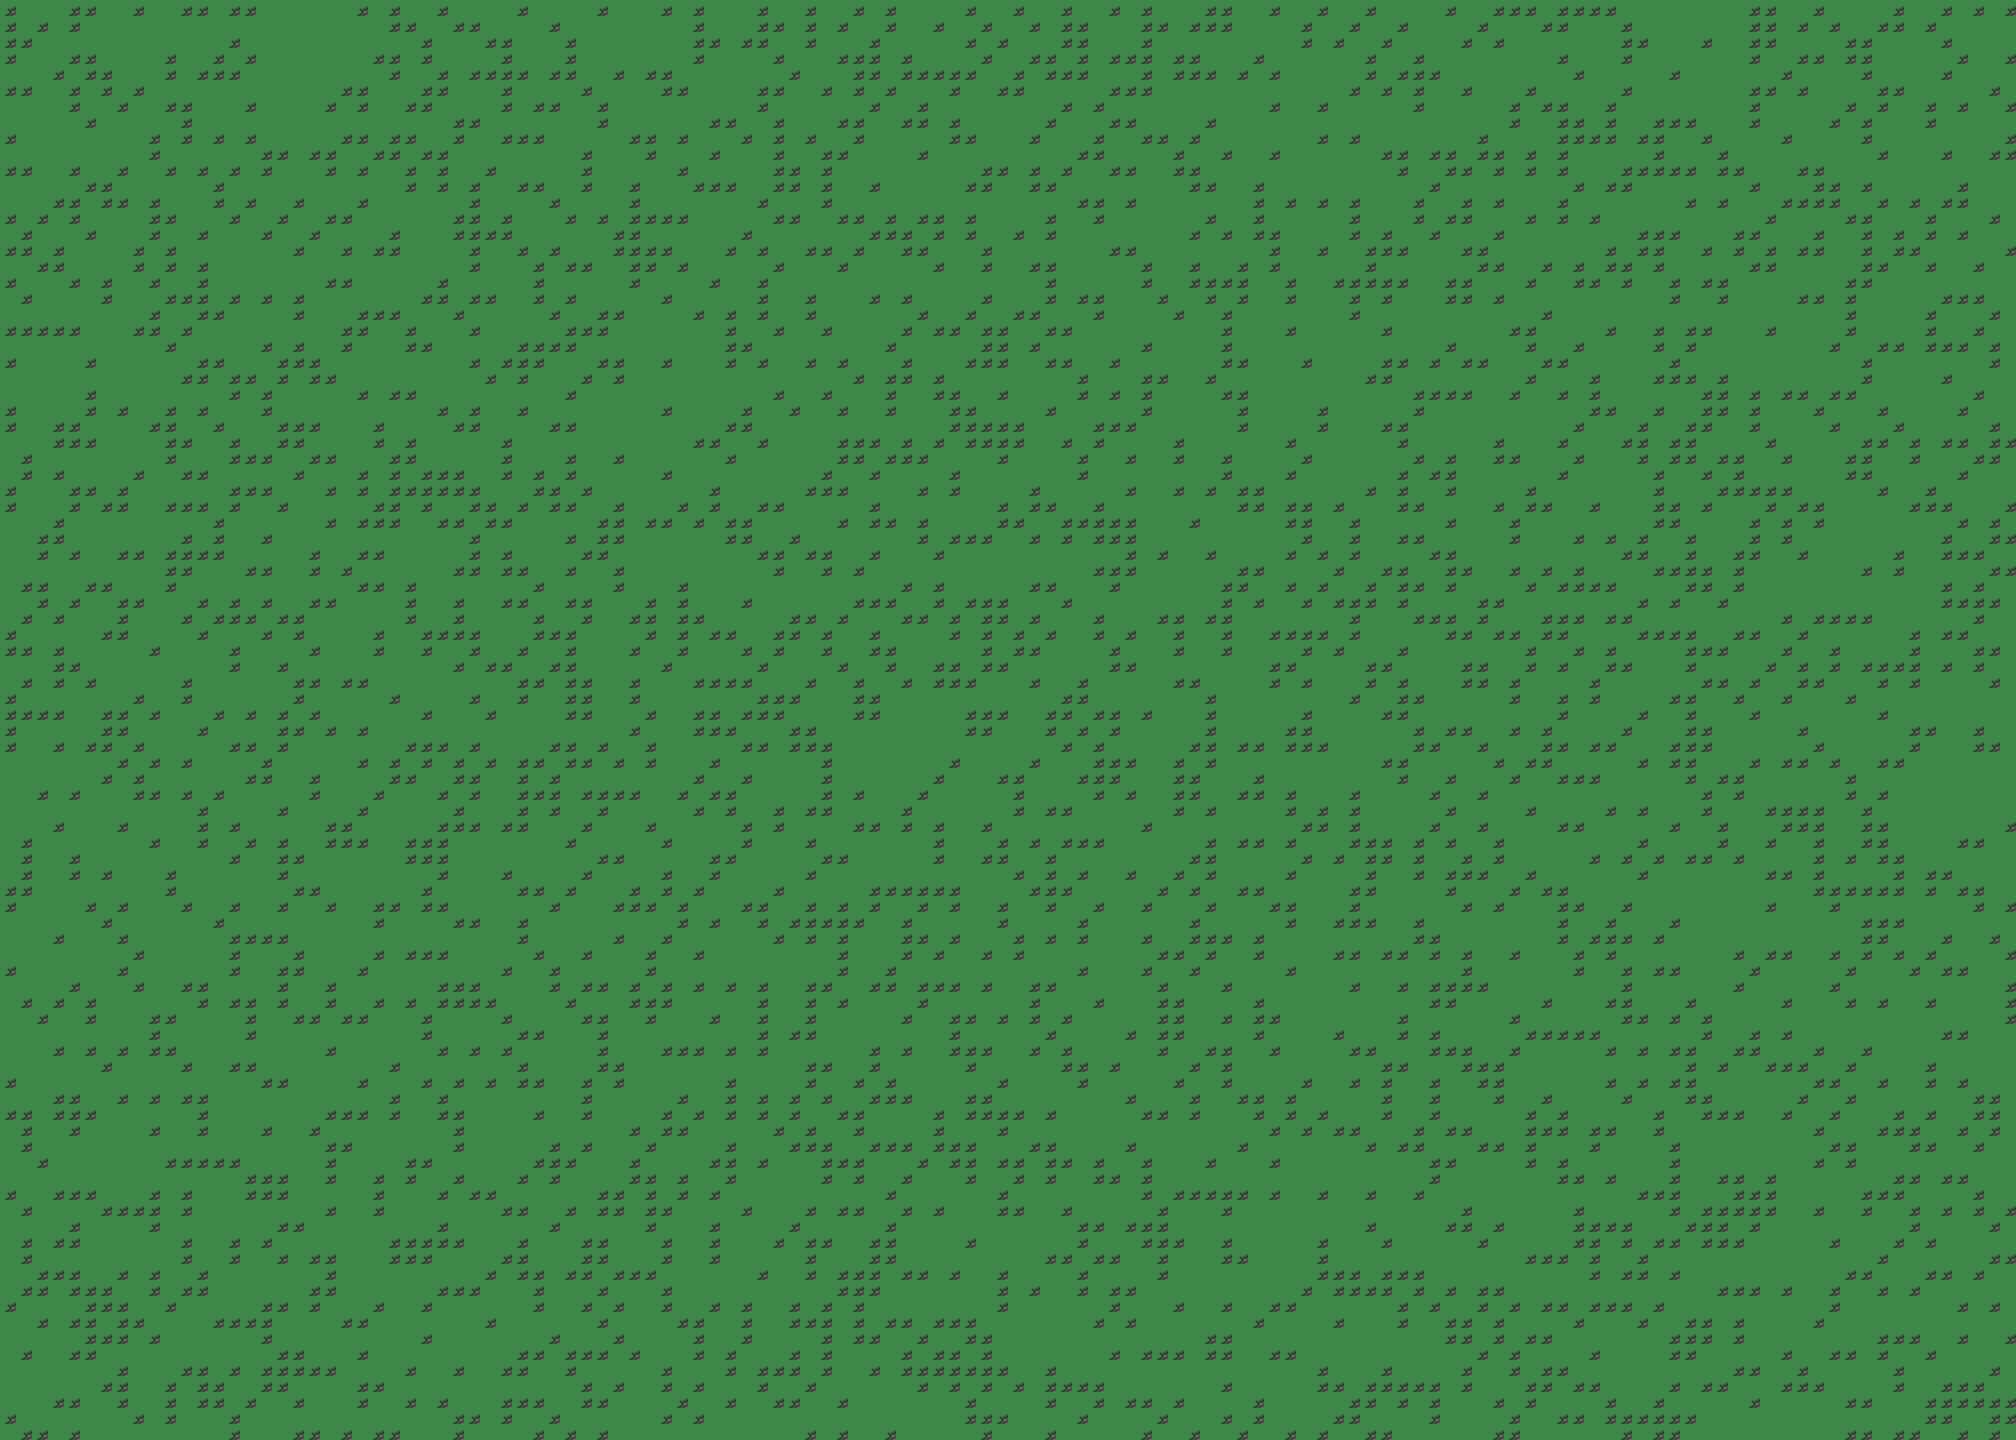

A 2D game scene composited from a Tiled map and its tileset images. What follows is a short description and the map's XML, with each tile layer's data collapsed to a summary:
An orthogonal 126x90 tile map with 16x16 px tiles, 5 tile layers (01_Ground, 02_Detail, 03_Structures, 04_Props, ...), 2 tilesets and 20 objects (4x enemy, 2x player, south_pass, monastery_ruin, ice_gate, ...).

<map version="1.10" tiledversion="1.12.1" orientation="orthogonal" renderorder="right-down" width="126" height="90" tilewidth="16" tileheight="16" infinite="0" nextlayerid="12" nextobjectid="29">
 <properties>
  <property name="groundStyle" value="peak" />
 </properties>
 <tileset firstgid="1" source="tileset.tsx" />
 <tileset firstgid="91" source="objects.tsx" />
 <layer id="7" name="01_Ground" width="126" height="90">
  <data>[11340 cells, 11340 non-empty, 2 distinct tile ids]</data>
 </layer>
 <layer id="8" name="02_Detail" width="126" height="90"><data>[11340 cells, 0 non-empty, 0 distinct tile ids]</data></layer><layer id="9" name="03_Structures" width="126" height="90"><data>[11340 cells, 0 non-empty, 0 distinct tile ids]</data></layer><layer id="10" name="04_Props" width="126" height="90"><data>[11340 cells, 0 non-empty, 0 distinct tile ids]</data></layer><layer id="11" name="05_Foreground" width="126" height="90"><data>[11340 cells, 0 non-empty, 0 distinct tile ids]</data></layer><objectgroup id="1" name="features">
  <object id="1" name="south_pass" x="900" y="1100" width="220" height="180">
   <properties>
    <property name="kind" value="gate" />
    <property name="label" value="Forest Pass" />
   </properties>
  </object>
  <object id="2" name="monastery_ruin" x="240" y="520" width="260" height="420">
   <properties>
    <property name="kind" value="cliff" />
    <property name="label" value="Monastery Ruin" />
   </properties>
  </object>
  <object id="3" name="ice_gate" x="1490" y="360" width="300" height="520">
   <properties>
    <property name="kind" value="gate" />
    <property name="label" value="Frozen Cloister" />
   </properties>
  </object>
 </objectgroup>
 <objectgroup id="2" name="collisions">
  <object id="4" x="0" y="0" width="2016" height="70" />
  <object id="5" x="0" y="1370" width="2016" height="70" />
  <object id="6" x="0" y="0" width="70" height="1440" />
  <object id="7" x="1946" y="0" width="70" height="1440" />
  <object id="8" x="900" y="1100" width="220" height="180" />
  <object id="9" x="240" y="520" width="260" height="420" />
  <object id="10" x="1490" y="360" width="300" height="520" />
 </objectgroup>
 <objectgroup id="3" name="spawn_points">
  <object id="11" name="from_forest" type="player" x="1008" y="1328">
   <properties>
    <property name="spawnId" value="from_forest" />
   </properties>
  </object>
  <object id="26" name="from_rift" type="player" x="1642" y="300">
   <properties>
    <property name="spawnId" value="from_rift" />
   </properties>
  </object>
  <object id="12" name="enemy_1" type="enemy" x="760" y="980" />
  <object id="13" name="enemy_2" type="enemy" x="1160" y="780" />
  <object id="14" name="enemy_3" type="enemy" x="1360" y="620" />
  <object id="15" name="enemy_4" type="enemy" x="1700" y="420" />
 </objectgroup>
 <objectgroup id="4" name="doors">
  <object id="16" name="whispering_forest_return" x="972" y="1280" width="80" height="80">
   <properties>
    <property name="label" value="Whispering Forest" />
    <property name="targetZone" value="whispering_forest" />
    <property name="targetSpawn" value="from_frozen" />
   </properties>
  </object>
  <object id="27" name="abyssal_rift_gate" x="1602" y="320" width="80" height="80">
   <properties>
    <property name="label" value="Abyssal Rift" />
    <property name="requiredWorldFlag" value="frontier.command_rails_online" />
    <property name="targetZone" value="abyssal_rift" />
    <property name="targetSpawn" value="from_vale" />
    <property name="lockMessage" value="The frozen horizon tears open into an unstable rift beyond known routes." />
   </properties>
  </object>
 </objectgroup>
 <objectgroup id="5" name="npcs">
  <object id="17" name="pilgrim" x="620" y="980">
   <properties>
    <property name="npcId" value="frozen_pilgrim" />
    <property name="displayName" value="Sister Vale" />
   </properties>
  </object>
 </objectgroup>
 <objectgroup id="6" name="chests">
  <object id="18" name="frozen_reliquary" x="1540" y="360">
   <properties>
    <property name="gold" value="85" />
    <property name="potions" value="2" />
    <property name="recruitEventId" value="scout_mk3_join" />
    <property name="message" value="Inside the reliquary, a scout frame sleeps beneath clear ice and old pilgrimage seals." />
   </properties>
  </object>
 </objectgroup>
</map>
